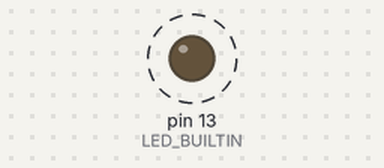
The sketch below on a simulated Arduino Uno, built with avr-gcc and run on an emulated ATmega328P. Shown: output pins drawn as LEDs (lit = HIGH). Dashed ring = blinking. What the sketch prints to the serial monitor is not drawn.

Above: at 0.6 s.
Timing chart, 0 to 3.0 s (numbered marks = the images above):
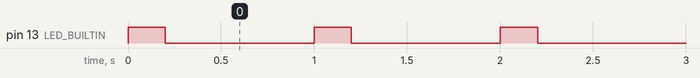

The sketch:

01_serial_observation.ino
```cpp
// Lesson 02, Exercise 01: observe LED state and progress through USB Serial.
const unsigned long onTimeMs = 200;
const unsigned long offTimeMs = 800;
unsigned long completedCycles = 0;

void printState(const char* ledState) {
  Serial.print("completed_cycles=");
  Serial.print(completedCycles);
  Serial.print(" led=");
  Serial.println(ledState);
}

void setup() {
  pinMode(LED_BUILTIN, OUTPUT);
  digitalWrite(LED_BUILTIN, LOW);
  Serial.begin(115200);
  // Deliberately no infinite wait for Serial Monitor.
  // Startup output may be missed if the monitor is not open yet.
  if (Serial) {
    Serial.println("BOOT lesson=02 exercise=01");
  }
}

void loop() {
  digitalWrite(LED_BUILTIN, HIGH);
  if (Serial) {
    printState("ON");
  }
  delay(onTimeMs);

  digitalWrite(LED_BUILTIN, LOW);
  if (Serial) {
    printState("OFF");
  }
  delay(offTimeMs);

  // A cycle is complete only after both intervals finish.
  completedCycles++;
}
```

Measured:
- by itself, pin 13 (LED_BUILTIN): alternates HIGH for 0.20 s and LOW for 0.80 s
